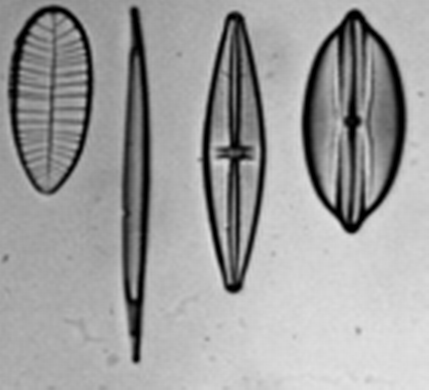
#> input picture OptoElectronique/TD/TD_signal_system/seance2-signal-image/prog/test_image.png, 429 x 390 px
$ python trame_generator.py
#> lines starting #> are read from the running program, lines starting #| are printed output that depends on the picture
#!/usr/bin/env python3
# -*- coding: utf-8 -*-
"""
LEnsE projects / Institut d'Optique

FFT on images / Sine Trame Generator

Created on 25/Sep/2024

@author: LEnsE / IOGS / Palaiseau
@author: Julien Villemejane
"""

import numpy as np
import cv2
import matplotlib.pyplot as plt

def sine_trame(height, width, step, angle):
    x = np.arange(0,height)
    y = np.arange(0,width)
    XX, YY = np.meshgrid(x, y)
    alpha_rad = np.radians(angle)
    return 0.5*(1 + np.cos(2*np.pi*XX/step*np.cos(alpha_rad) + 2*np.pi*YY/step*np.sin(alpha_rad) ))


image1 = sine_trame(300, 200, 10, 40)
image2 = sine_trame(300, 200, 40, 40)
image3 = sine_trame(300, 200, 20, 10)
image4 = sine_trame(300, 200, 3, 80)

# Display images
plt.figure(figsize=(10, 5))
plt.imshow(image1, cmap='gray')
plt.title('Image in Gray')
plt.show()
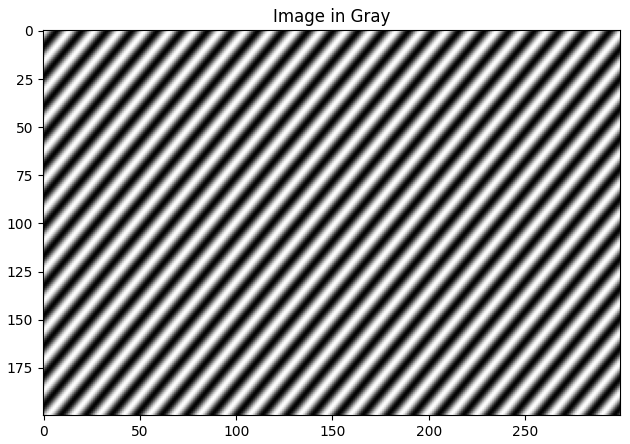
#> figure drawn by matplotlib, 1 panel

## FFT
fft_trame = np.fft.fft2(image1)

# Display images
plt.figure(figsize=(10, 5))

plt.subplot(1, 2, 1)
plt.imshow(image1, cmap='gray')
plt.title('Original Image in Gray')

plt.subplot(1, 2, 2)
plt.imshow(np.fft.fftshift(np.abs(fft_trame)), cmap='gray')
plt.title('FFT')
plt.show()
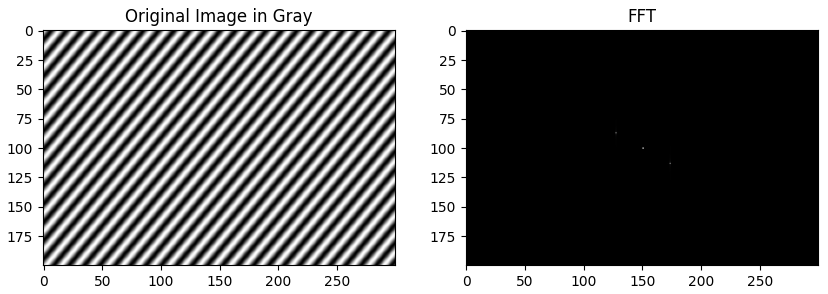
#> figure drawn by matplotlib, 2 panels

# FFT Shift effect
image = cv2.imread('../prog/test_image.png', cv2.IMREAD_GRAYSCALE)
#> image is the input picture: shape (390, 429); min 0, max 226, mean 157.8
plt.figure(figsize=(10, 5))

plt.subplot(1, 2, 1)
plt.imshow(image, cmap='gray')
plt.title('Original Image in Gray')

plt.subplot(1, 2, 2)
plt.imshow(np.fft.fftshift(image), cmap='gray')
plt.title('FFT')
plt.show()
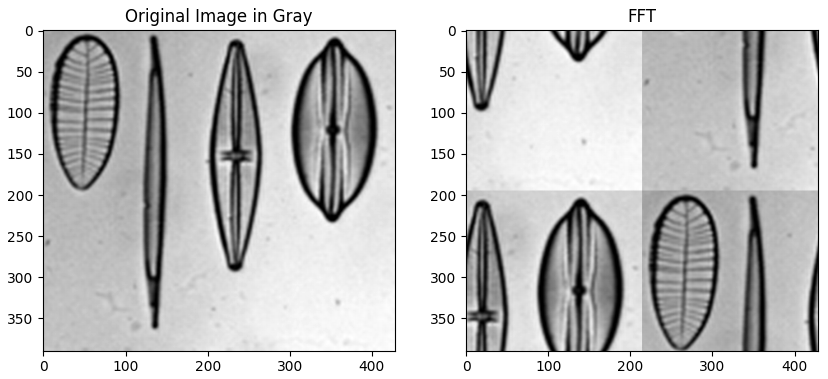
#> figure drawn by matplotlib, 2 panels

## Comparison
# Display images
plt.figure(figsize=(10, 5))

plt.subplot(2, 2, 1)
plt.imshow(image1, cmap='gray')
plt.title('Trame - Step = 10 / Angle = 40°')

fft_trame = np.fft.fft2(image1-np.mean(image1))
plt.subplot(2, 2, 2)
plt.imshow(np.fft.fftshift(np.abs(fft_trame)), cmap='gray')
plt.title('FFT - Step = 10 / Angle = 40°')

plt.subplot(2, 2, 3)
plt.imshow(image2, cmap='gray')
plt.title('Trame - Step = 40 / Angle = 40°')

fft_trame = np.fft.fft2(image2-np.mean(image2))
plt.subplot(2, 2, 4)
plt.imshow(np.fft.fftshift(np.abs(fft_trame)), cmap='gray')
plt.title('FFT - Step = 40 / Angle = 40°')

# Display images
plt.figure(figsize=(10, 5))

plt.subplot(2, 2, 1)
plt.imshow(image3, cmap='gray')
plt.title('Trame - Step = 20 / Angle = 10°')

fft_trame = np.fft.fft2(image3-np.mean(image3))
plt.subplot(2, 2, 2)
plt.imshow(np.fft.fftshift(np.abs(fft_trame)), cmap='gray')
plt.title('FFT - Step = 20 / Angle = 10°')

plt.subplot(2, 2, 3)
plt.imshow(image4, cmap='gray')
plt.title('Trame - Step = 3 / Angle = 80°')

fft_trame = np.fft.fft2(image4-np.mean(image4))
plt.subplot(2, 2, 4)
plt.imshow(np.fft.fftshift(np.abs(fft_trame)), cmap='gray')
plt.title('FFT - Step = 3 / Angle = 80°')

plt.show()
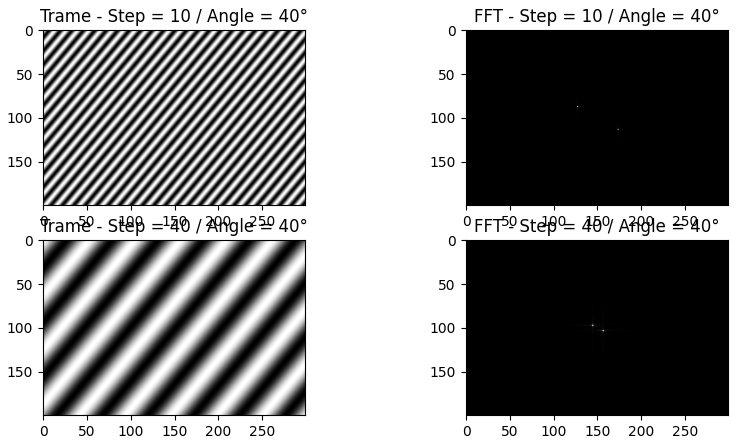
#> figure drawn by matplotlib, 4 panels
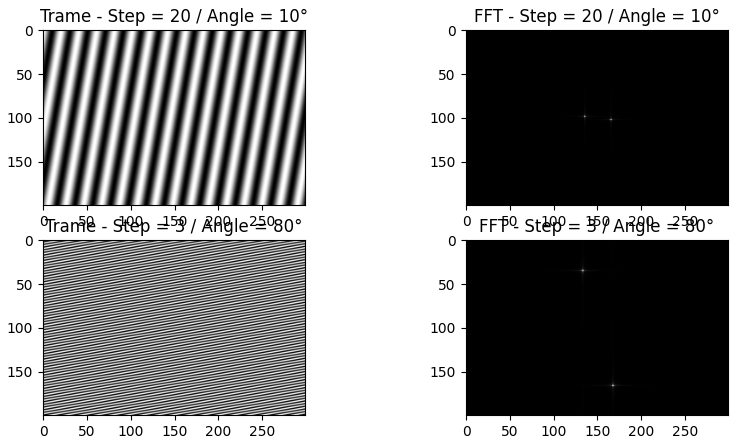
#> figure drawn by matplotlib, 4 panels
